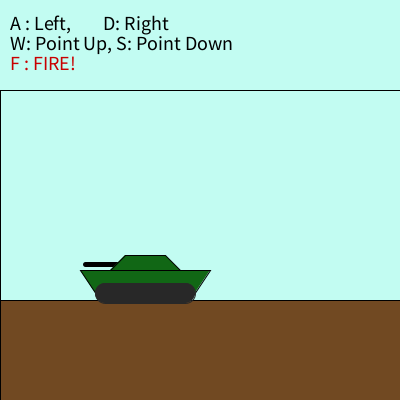
Frame 1 (no input)
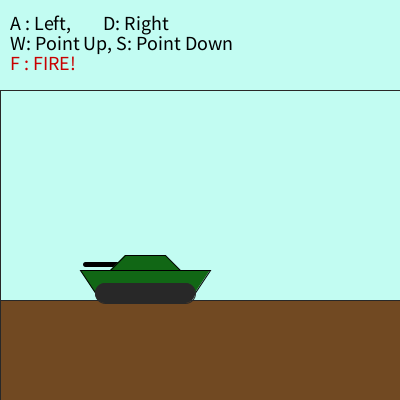
Frame 60 (the mouse pressed at the canvas centre just before this capture)
Frame 120 (the mouse held since frame 60 and released just before this capture): identical to frame 60, image omitted

The Processing sketch that drew these frames (run headless with seeded random() and noise(); from frame 60 on, the mouse is pressed at the canvas centre):

// Processing sketch: processing_87503
// ── processing_87503.pde

//Hyun Woo Jo  HW5
//Copyrighted 2013 Jan, Hyun Woo Jo

float x, y, theta, sx, sy, stheta;
void setup( )
{
  background(194,252,242);
  size( 400, 400 );
  smooth();
  x = 100;
  y =300;
  theta = 4.7;
  fill(0);
  textSize(20);
  text("A : Left,        D: Right",10,30);
  text("W: Point Up, S: Point Down",10,50);
  fill(200,0,0);
  text("F : FIRE!",10,70);
}

void draw( )
{
  fill(194,252,242);
  rect(0,90,400,310);
  fill(113,73,34);
  rect(0,300,400,100);
  shell();
  tank( x, y,theta);
}
void shell()
{
 fill(216,0,4);
 sx=sx+sin(stheta)*3;
 sy = sy-sin(stheta+PI/2)*3;
 ellipse(sx,sy,4,4); 
  
}
void tank( float fx, float fy, float ang)
{ 
  strokeWeight(5);
  stroke(0,0,0);
  line(fx+35,y-36, fx+35+sin(theta)*50 , y-36-sin(theta+PI/2)*50);
  strokeWeight(1);
  fill (17,103,21);
  quad(fx,y,fx+90,y,fx+110,y-30,fx-20,y-30);
  quad(fx+10,y-30,fx+25,y-45,fx+65,y-45,fx+80,y-30);
  fill (40);
  stroke(40,40,40);
  arc(fx+5, y-7, 20, 20, PI/2, 3*PI/2);
  arc(fx+85, y-7, 20, 20, -PI/2, PI/2);
  rect(fx+5, y-17,80,20);
}

void keyPressed()
{
  if (key == 'd')
  {
    if (x<450)
    {
      x++;
    }
  }
  if (key == 'a')
  {
    if (x>65)
    {
      x--;
    }
  }
  if (key == 's')
  {
    if (theta>4.66)
    {
      theta= theta-0.02;
    }
  }
  if (key == 'w')
  {
    if (theta<5.1)
    {
      theta= theta+0.02;
    }
  }
if (key == 'f')
  {
    sx= x+35;
    sy= y-36;
    stheta = theta;
  }
}
